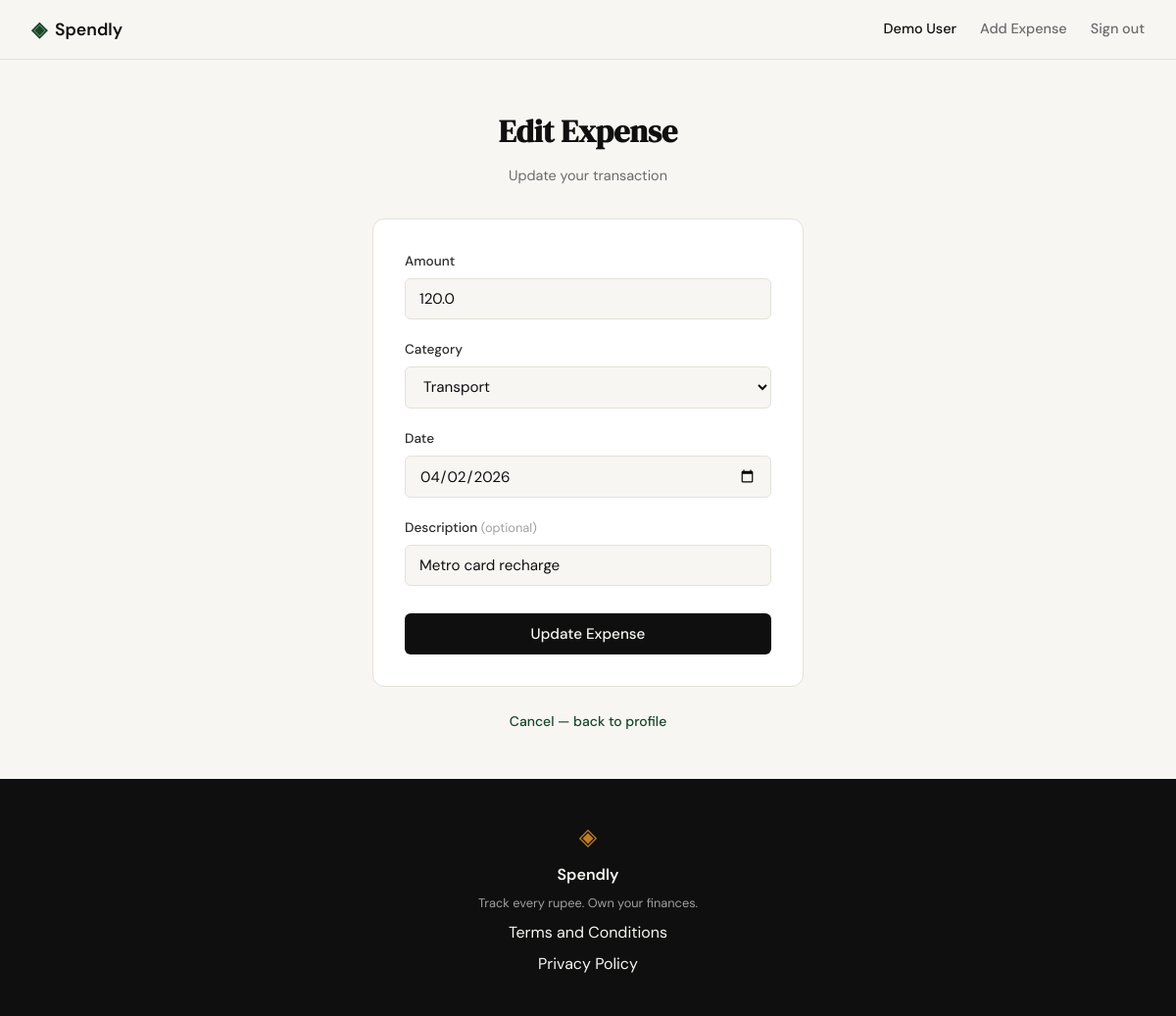
The app's page /expenses/2/edit (signed in) with its own data.
### tables this page shows
CREATE TABLE expenses (
            id          INTEGER PRIMARY KEY AUTOINCREMENT,
            user_id     INTEGER NOT NULL REFERENCES users(id),
            amount      REAL    NOT NULL,
            category    TEXT    NOT NULL,
            date        TEXT    NOT NULL,
            description TEXT,
            created_at  TEXT    DEFAULT (datetime('now'))
        );

### app.py (the view, shortened to what this page needs)
@app.route("/expenses/<int:id>/edit", methods=["GET", "POST"])
def edit_expense(id):
    if not session.get("user_id"):
        return redirect(url_for("login"))
    uid = session["user_id"]
    expense = get_expense_by_id(id, uid)
    if expense is None:
        flash("Expense not found or access denied.", "error")
        return redirect(url_for("profile"))
    return render_template("edit_expense.html", expense=expense, categories=VALID_CATEGORIES)

### database/db.py (called while the page is built)
def get_db():
    conn = sqlite3.connect(DB_PATH)
    conn.row_factory = sqlite3.Row
    conn.execute("PRAGMA foreign_keys = ON")
    return conn

### database/queries.py (called while the page is built)
def get_expense_by_id(expense_id, user_id):
    conn = get_db()
    row = conn.execute(
        "SELECT id, user_id, amount, category, date, description "
        "FROM expenses WHERE id = ? AND user_id = ?",
        (expense_id, user_id),
    ).fetchone()
    conn.close()
    if row is None:
        return None
    return dict(row)

### templates/edit_expense.html (shortened to what this page needs)
{% extends "base.html" %}
{% block content %}
<section class="auth-section">
    <div class="auth-container">
        <div class="auth-header">
            <h1 class="auth-title">Edit Expense</h1>
            <p class="auth-subtitle">Update your transaction</p>
        </div>
        <div class="auth-card">
            <form method="POST" action="{{ url_for('edit_expense', id=expense.id) }}">
                <div class="form-group">
                    <label for="amount">Amount</label>
                    <input type="number" id="amount" name="amount"
                           class="form-input" placeholder="0.00"
                           step="0.01" min="0.01"
                           value="{{ expense.amount }}"
                           required autofocus>
                </div>
                <div class="form-group">
                    <label for="category">Category</label>
                    <select id="category" name="category" class="form-input" required>
                        <option value="Transport"{% if expense.category == 'Transport' %} selected{% endif %}>Transport</option>
                    </select>
                </div>
                <div class="form-group">
                    <label for="date">Date</label>
                    <input type="date" id="date" name="date"
                           class="form-input"
                           value="{{ expense.date }}"
                           required>
                </div>
                <div class="form-group">
                    <label for="description">Description <span class="form-optional">(optional)</span></label>
                    <input type="text" id="description" name="description"
                           class="form-input" placeholder="What was this expense for?"
                           maxlength="200"
                           value="{{ expense.description or '' }}">
                </div>
                <button type="submit" class="btn-submit">Update Expense</button>
            </form>
        </div>
        <p class="auth-switch">
            <a href="{{ url_for('profile') }}">Cancel — back to profile</a>
        </p>
    </div>
</section>
{% endblock %}

### static/css/style.css (style rules this page uses)
:root { --ink: #0f0f0f; --ink-soft: #2d2d2d; --ink-muted: #6b6b6b; --ink-faint: #a0a0a0; --paper: #f7f6f3; --paper-warm: #f0ede6; --paper-card: #ffffff; --accent: #1a472a; --accent-light: #e8f0eb; --accent-2: #c17f24; --accent-2-light: #fdf3e3; --danger: #c0392b; --danger-light: #fdecea; --border: #e4e1da; --border-soft: #eeebe4; --font-display: 'DM Serif Display', Georgia, serif; --font-body: 'DM Sans', system-ui, sans-serif; --max-width: 1200px; --auth-width: 440px; --radius-sm: 6px; --radius-md: 12px; --radius-lg: 20px; }
*, *::before, *::after { box-sizing: border-box; margin: 0; padding: 0; }
html { font-size: 16px; scroll-behavior: smooth; }
body { background: var(--paper); color: var(--ink); font-family: var(--font-body); font-size: 1rem; line-height: 1.6; -webkit-font-smoothing: antialiased; }
a { color: inherit; text-decoration: none; }
.auth-section { min-height: calc(100vh - 60px - 100px); display: flex; align-items: center; justify-content: center; padding: 3rem 2rem; }
.auth-container { width: 100%; max-width: var(--auth-width); }
.auth-header { text-align: center; margin-bottom: 2rem; }
.auth-title { font-family: var(--font-display); font-size: 2rem; color: var(--ink); margin-bottom: 0.5rem; }
.auth-subtitle { font-size: 0.9rem; color: var(--ink-muted); }
.auth-card { background: var(--paper-card); border: 1px solid var(--border); border-radius: var(--radius-md); padding: 2rem; margin-bottom: 1.5rem; }
.form-group { margin-bottom: 1.25rem; }
.form-group label { display: block; font-size: 0.85rem; font-weight: 500; color: var(--ink-soft); margin-bottom: 0.4rem; }
.form-input { width: 100%; padding: 0.6rem 0.875rem; border: 1px solid var(--border); border-radius: var(--radius-sm); font-family: var(--font-body); font-size: 0.95rem; color: var(--ink); background: var(--paper); outline: none; transition: border-color 0.2s; }
.form-input::placeholder { color: var(--ink-faint); }
.form-optional { font-size: 0.8rem; color: var(--ink-faint); font-weight: 400; }
.btn-submit { width: 100%; padding: 0.7rem; background: var(--ink); color: var(--paper); border: none; border-radius: var(--radius-sm); font-family: var(--font-body); font-size: 0.95rem; font-weight: 500; cursor: pointer; transition: background 0.2s; margin-top: 0.5rem; }
.auth-switch { text-align: center; font-size: 0.875rem; color: var(--ink-muted); }
.auth-switch a { color: var(--accent); font-weight: 500; }

### records on screen
expenses: amount "120.0", category "Transport", date "04/02/2026", description "Metro card recharge"

### other values on screen
{{ session.user_name }} "Demo User"
